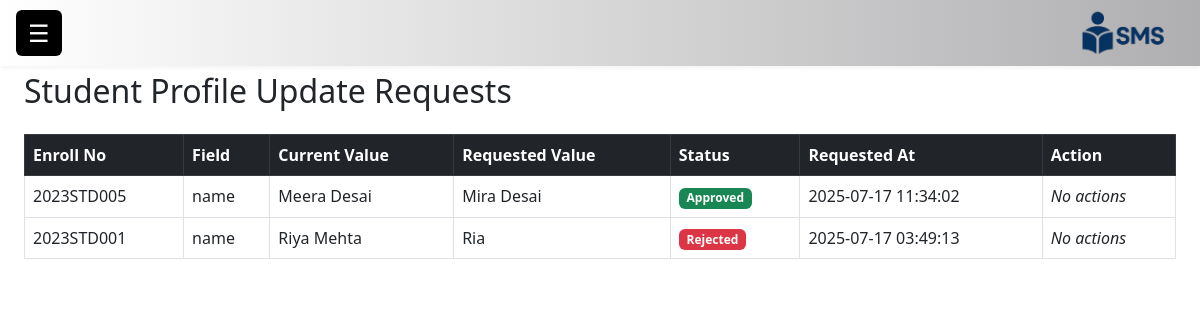
Page /admin/manage_requests.php (signed in) on the committed database.
### tables this page shows
CREATE TABLE `profile_update_requests` (
  `id` int(11) NOT NULL,
  `enroll_no` varchar(20) DEFAULT NULL,
  `field_name` varchar(50) DEFAULT NULL,
  `current_value` text DEFAULT NULL,
  `requested_value` text DEFAULT NULL,
  `status` enum('Pending','Approved','Rejected') DEFAULT 'Pending',
  `request_date` timestamp NOT NULL DEFAULT current_timestamp()
);

### admin/manage_requests.php (the view, shortened to what this page needs)
<?php
include("../includes/admin_header.php");
require_once("../includes/db.php");
$result = $conn->query("SELECT * FROM profile_update_requests ORDER BY request_date DESC");
?>
<!DOCTYPE html>
<html lang="en">
<head>
	<link href="https://cdn.jsdelivr.net/npm/bootstrap@5.3.0/dist/css/bootstrap.min.css" rel="stylesheet">
</head>
<body class="p-4">
	<h2 class="mb-4">Student Profile Update Requests</h2>
	<?php if ($result->num_rows > 0): ?>
		<div class="table-responsive">
			<table class="table table-bordered table-hover align-middle">
				<thead class="table-dark text-nowrap">
					<tr>
						<th>Enroll No</th>
						<th>Field</th>
						<th>Current Value</th>
						<th>Requested Value</th>
						<th>Status</th>
						<th>Requested At</th>
						<th>Action</th>
					</tr>
				</thead>
				<tbody class="text-nowrap">
					<?php while ($row = $result->fetch_assoc()): ?>
						<tr>
							<td><?= htmlspecialchars($row['enroll_no']) ?></td>
							<td><?= htmlspecialchars($row['field_name']) ?></td>
							<td><?= htmlspecialchars($row['current_value']) ?></td>
							<td><?= htmlspecialchars($row['requested_value']) ?></td>
							<td><span
									class="badge
			  <?= $row['status'] === 'Pending' ? 'bg-warning' : ($row['status'] === 'Approved' ? 'bg-success' : 'bg-danger') ?>">
									<?= $row['status'] ?>
								</span></td>
							<td><?= $row['request_date'] ?></td>
							<td>
								<?php if ($row['status'] === 'Pending'): ?>
									<div class="d-flex flex-wrap gap-1">
										<a href="process_request.php?id=<?= $row['id'] ?>&action=approve"
											class="btn btn-success btn-sm">Approve</a>
										<a href="process_request.php?id=<?= $row['id'] ?>&action=reject"
											class="btn btn-danger btn-sm">Reject</a>
									</div>
								<?php else: ?>
									<em>No actions</em>
								<?php endif; ?>
							</td>
						</tr>
					<?php endwhile; ?>
				</tbody>
			</table>
		</div>
	<?php else: ?>
		<p class="text-center">No profile update requests found.</p>
	<?php endif; ?>
</body>
</html>

### includes/admin_header.php (style rules this page uses)
body { margin: 0; padding: 0; overflow-x: hidden; font-family: 'Segoe UI', sans-serif; background-color: #f5f6fa; transition: filter 0.3s ease; }

### rows in the picture
profile_update_requests: enroll_no "2023STD005", field_name "name", current_value "Meera Desai", requested_value "Mira Desai", status "Approved", request_date "2025-07-17 11:34:02", shows "No actions"
profile_update_requests: enroll_no "2023STD001", field_name "name", current_value "Riya Mehta", requested_value "Ria", status "Rejected", request_date "2025-07-17 03:49:13", shows "No actions"
